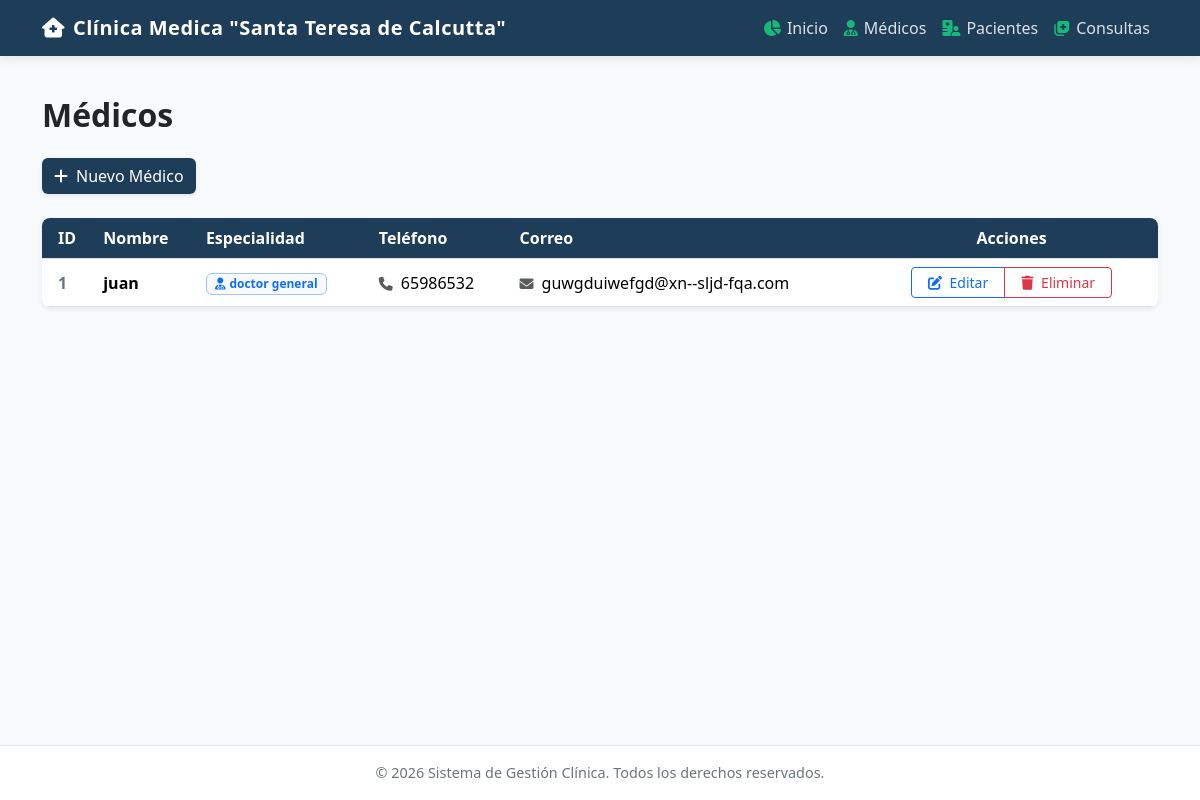
The page /medicos on the database as committed earlier.
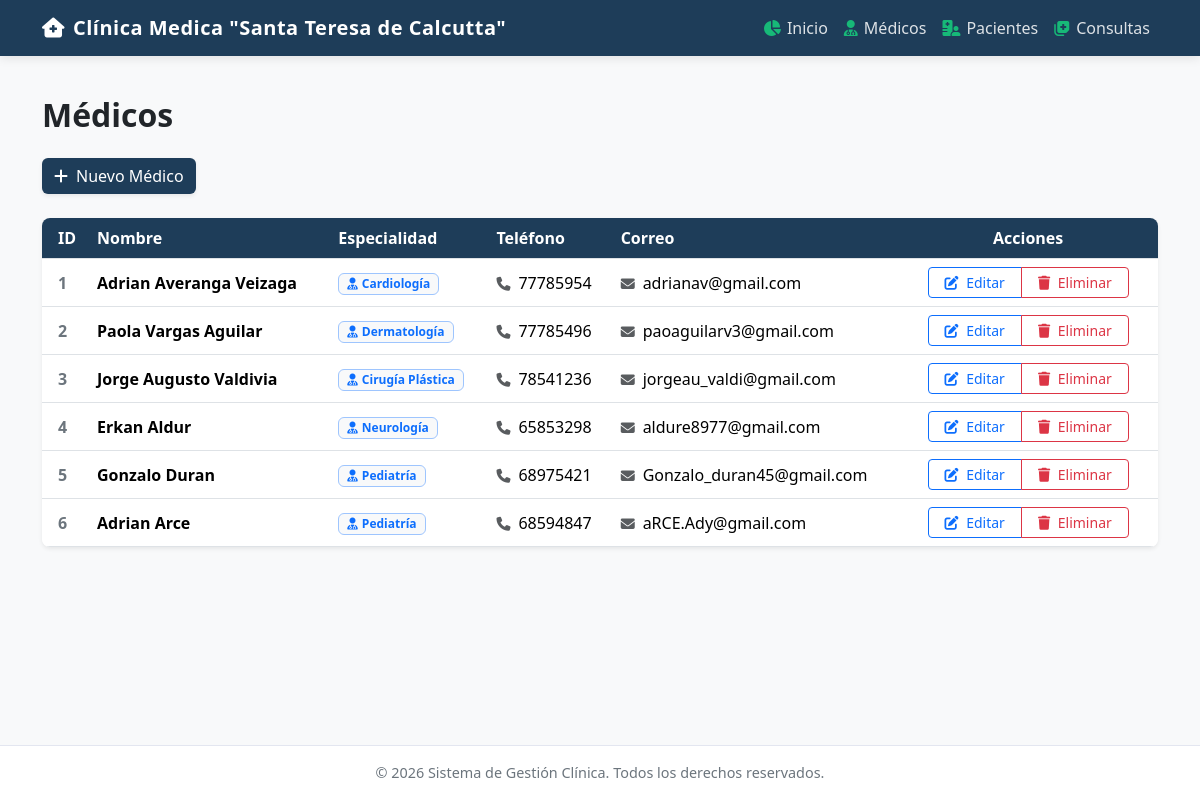
The same page on the database as committed later.
### models.py (models this page shows)
class Medico(db.Model):
    __tablename__ = 'medicos'
    id_medico = db.Column(db.Integer, primary_key=True)
    nombre = db.Column(db.String(100), nullable=False)
    especialidad = db.Column(db.String(100), nullable=False)
    telefono = db.Column(db.String(20), nullable=False)
    correo = db.Column(db.String(100), nullable=False)
    consultas = db.relationship('Consulta', backref='medico', lazy=True)

### app.py (the view)
@app.route('/medicos')
def listar_medicos():
    medicos = Medico.query.all()
    return render_template('medicos/listar.html', medicos=medicos)

### templates/medicos/listar.html
{% extends 'base.html' %}
{% block content %}
<h2 class="mb-4 fw-bold text-dark">Médicos</h2>
<a href="/medicos/agregar" class="btn btn-custom-primary shadow-sm mb-4">
    <i class="fa-solid fa-plus me-2"></i>Nuevo Médico
</a>
<div class="table-responsive card border-0 shadow-sm rounded-3">
    <table class="table table-hover align-middle mb-0">
        <thead>
            <tr class="table-custom text-white">
                <th class="ps-3">ID</th>
                <th>Nombre</th>
                <th>Especialidad</th>
                <th>Teléfono</th>
                <th>Correo</th>
                <th class="text-center pe-3">Acciones</th>
            </tr>
        </thead>
        <tbody>
            {% for m in medicos %}
            <tr>
                <td class="ps-3 fw-bold text-secondary">{{ m.id_medico }}</td>
                <td class="fw-semibold">{{ m.nombre }}</td>
                <td>
                    <span class="badge bg-light text-primary border border-primary-subtle px-2 py-1.5">
                        <i class="fa-solid fa-user-md me-1"></i>{{ m.especialidad }}
                    </span>
                </td>
                <td><i class="fa-solid fa-phone text-muted me-2 small"></i>{{ m.telefono }}</td>
                <td><i class="fa-solid fa-envelope text-muted me-2 small"></i>{{ m.correo }}</td>
                <td class="text-center pe-3">
                    <div class="btn-group" role="group">
                        <a href="/medicos/editar/{{m.id_medico}}" class="btn btn-sm btn-outline-primary px-3">
                            <i class="fa-solid fa-pen-to-square me-1"></i> Editar
                        </a>
                        <a href="/medicos/eliminar/{{m.id_medico}}" class="btn btn-sm btn-outline-danger px-3">
                            <i class="fa-solid fa-trash me-1"></i> Eliminar
                        </a>
                    </div>
                </td>
            </tr>
            {% endfor %}
        </tbody>
    </table>
</div>
{% endblock %}

### templates/base.html (shortened to what this page needs)
<!DOCTYPE html>
<html lang="es">
<head>
    <link href="https://cdn.jsdelivr.net/npm/bootstrap@5.3.3/dist/css/bootstrap.min.css" rel="stylesheet">
    <link href="https://cdnjs.cloudflare.com/ajax/libs/font-awesome/6.5.1/css/all.min.css" rel="stylesheet">
</head>
<body>
    <nav class="navbar navbar-expand-lg navbar-custom sticky-top">
        <div class="container">
            <a class="navbar-brand" href="/">
                <i class="fa-solid fa-house-medical me-2"></i>Clínica Medica "Santa Teresa de Calcutta"
            </a>
            <div class="collapse navbar-collapse" id="navbarNav">
                <ul class="navbar-nav ms-auto">
                    <li class="nav-item">
                        <a class="nav-link" href="/"><i class="fa-solid fa-chart-pie"></i>Inicio</a>
                    </li>
                    <li class="nav-item">
                        <a class="nav-link" href="/medicos"><i class="fa-solid fa-user-doctor"></i>Médicos</a>
                    </li>
                    <li class="nav-item">
                        <a class="nav-link" href="/pacientes"><i class="fa-solid fa-hospital-user"></i>Pacientes</a>
                    </li>
                    <li class="nav-item">
                        <a class="nav-link" href="/consultas"><i class="fa-solid fa-notes-medical"></i>Consultas</a>
                    </li>
                </ul>
            </div>
        </div>
    </nav>
    <main class="container main-container">
        <div class="row">
            <div class="col-12">
                {% block content %}{% endblock %}
            </div>
        </div>
    </main>
    <footer class="text-center">
        <div class="container">
            <span>&copy; 2026 Sistema de Gestión Clínica. Todos los derechos reservados.</span>
        </div>
    </footer>
</body>
</html>

### templates/base.html (style rules this page uses)
:root { --primary-color: #1e3d59; --secondary-color: #17b978; --bg-light: #f8f9fa; }
body { background-color: var(--bg-light); font-family: 'Segoe UI', Tahoma, Geneva, Verdana, sans-serif; display: flex; flex-direction: column; min-height: 100vh; }
.navbar-custom { background-color: var(--primary-color); box-shadow: 0 2px 10px rgba(0,0,0,0.1); }
.navbar-custom .navbar-brand { color: #ffffff; font-weight: 700; letter-spacing: 0.5px; }
.navbar-custom .nav-link { color: rgba(255, 255, 255, 0.85); font-weight: 500; padding: 0.5rem 1rem; transition: all 0.3s ease; border-radius: 4px; }
.navbar-custom .nav-link i { margin-right: 6px; color: var(--secondary-color); }
.main-container { flex: 1; padding-top: 2.5rem; padding-bottom: 2.5rem; }
.table-custom { background: white; border-radius: 8px; overflow: hidden; box-shadow: 0 4px 6px rgba(0,0,0,0.05); }
.table-custom th { background-color: var(--primary-color); color: white; font-weight: 600; }
.btn-custom-primary { background-color: var(--primary-color); color: white; border: none; transition: background-color 0.2s; }
footer { background-color: #ffffff; border-top: 1px solid #e3e6f0; padding: 1rem 0; font-size: 0.9rem; color: #6c757d; }

Rows that differ between the two databases and show on the page:
changed Medico id 1: nombre "juan" → "Adrian Averanga Veizaga"; especialidad "doctor general" → "Cardiología"; telefono "65986532" → "77785954"; correo "guwgduiwefgd@xn--sljd-fqa.com" → "adrianav@gmail.com"
added Medico: id_medico "2", nombre "Paola Vargas Aguilar", especialidad "Dermatología", telefono "77785496", correo "paoaguilarv3@gmail.com"
added Medico: id_medico "3", nombre "Jorge Augusto Valdivia", especialidad "Cirugía Plástica", telefono "78541236", correo "jorgeau_valdi@gmail.com"
added Medico: id_medico "4", nombre "Erkan Aldur", especialidad "Neurología", telefono "65853298", correo "aldure8977@gmail.com"
added Medico: id_medico "5", nombre "Gonzalo Duran", especialidad "Pediatría", telefono "68975421", correo "Gonzalo_duran45@gmail.com"
added Medico: id_medico "6", nombre "Adrian Arce", especialidad "Pediatría", telefono "68594847", correo "aRCE.Ady@gmail.com"
